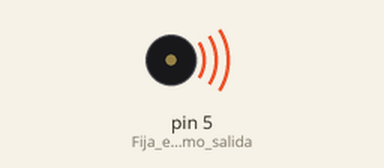
The sketch below on a simulated Arduino Uno, built with avr-gcc and run on an emulated ATmega328P. Shown: buzzer (waves = sounding).

Above: at 1.2 s.
Timing chart, 0 to 19.7 s (numbered marks = the images above):
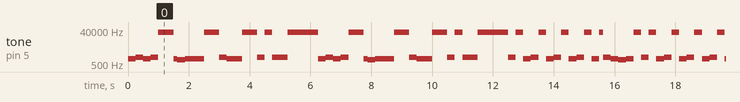

The sketch:

musikita.ino
```cpp
long DO=523.25, //definimos las frecuencias de las notas
        DoS=554.37,
        RE=587.33,
        RES=622.25,
        MI=659.26,
        FA=698.46,
        FAS=739.99,
        SOL=783.99,
        SOLS=830.61,
        LA=880,
        LAS=932.33,
        SI=987.77,
        RE2=1174.66,
        FAS2=1479.98,
        PAU=30000; //pausa
long melodia[] = {SI, RE2, SI, RE2, PAU, SI, LA, SI, SI, SI, PAU, RE2, SI, SI, PAU, RE2, PAU, RE2, RE2, PAU, SI, RE2, SI, RE2, PAU,
SI, LA, SI, SI, SI, PAU, RE2, SI, SI, PAU, RE2, PAU, RE2, RE2, PAU, RE2, PAU, SI, RE2, PAU, SI, RE2, PAU, SI, RE2,
PAU, SI, PAU, RE2, SI, LA, SI, PAU, RE2,PAU, SI, RE2, PAU, SI, RE2, PAU, SI, RE2, PAU, SI, PAU, RE2, SI, LA, SI,
PAU, FAS2, PAU, RE2, FAS2, PAU, RE2, FAS2, PAU, RE2 ,FAS2, PAU, RE2, FAS2, PAU, RE2, LA, SOLS, SI, PAU, FAS2, PAU,
RE2, FAS2, PAU, RE2, FAS2, PAU, RE2, FAS2, PAU, RE2, FAS2, PAU, RE2, LA, SI, SI
};
int d=1000, e=500, m=250, c=125; //definimos los tiempos de doble, entera, media y cuarta
int duracionNota[] = {m, m, m, m, e, c, m, m, c, m, e, m, m, m, e, m, m, m, m, d, m, m, m, m, e, c, m, m, c, m, e, m, m, m, e, m, m, m, m, d,
m, m, m, m, m, m, m, m, m, m, m, m, c, m, m, m, m, m, m, m, m, m, m, m, m, m, m, m, m, m, m, m, m, m, m, m,
m, m, m, m, m, m, m, m, m, m, m, m, c, m, m, m, m, m, m, m, m, m, m, m, m, m, m, m, m, m, m, m, m, m, m, m,
};

void setup()
{
pinMode(5, OUTPUT);      // Fija el pin 3 como salida.
}

void loop() {
  // put your main code here, to run repeatedly:
for (int notaActual = 0; notaActual < 112; notaActual++) {  //va a repetir las 112 notas
tone(5, melodia[notaActual]); //da el tono a la frecuencia de la nota en ese momento
delay(duracionNota[notaActual]);//se mantiene con la nota el tiempo definido para esa nota
noTone(5); //finaliza la melodía
}
}
```

Measured:
- by itself, tone on pin 5 (Fija_el_pin_3_como_salida): plays 987 Hz for 0.25 s, 1174 Hz for 0.25 s, 987 Hz for 0.25 s, 1174 Hz for 0.25 s, 30000 Hz for 0.50 s, 987 Hz for 0.13 s … (437 notes in this stretch)
